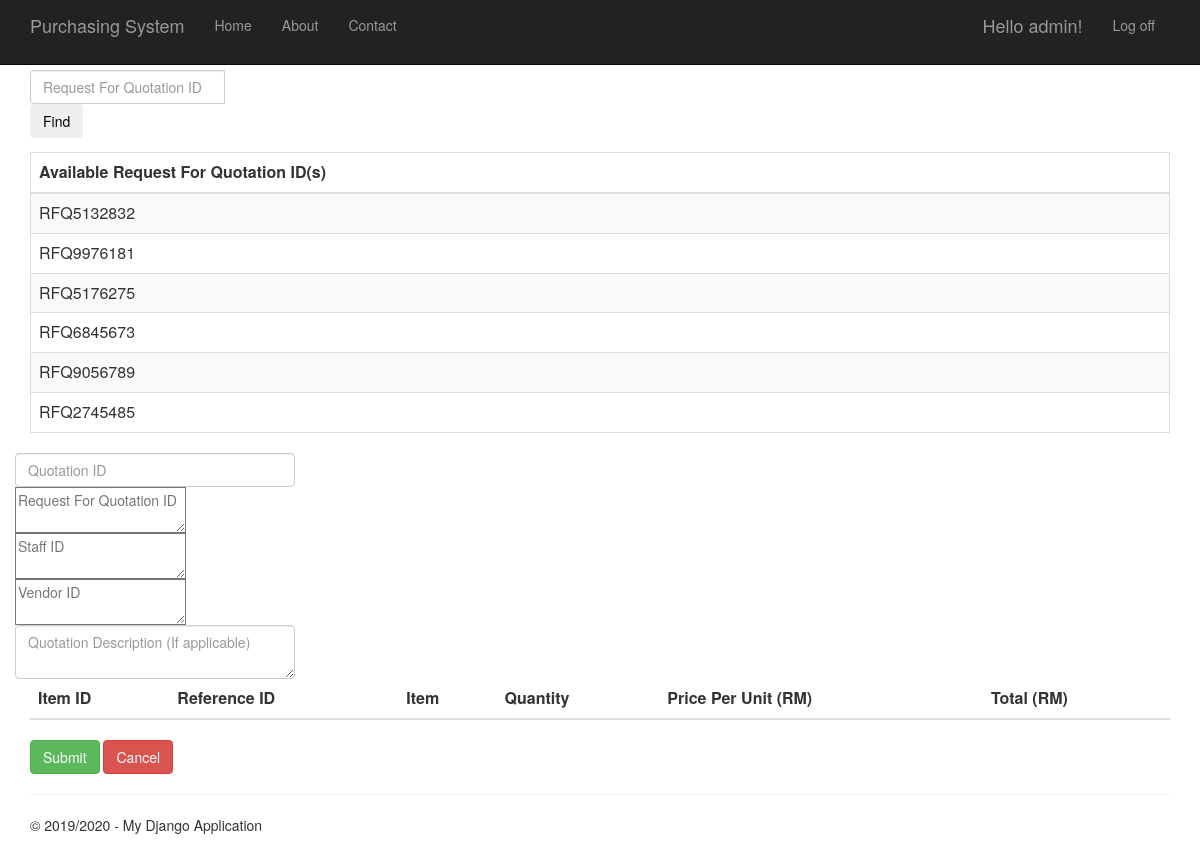
The app's page /quotationform (signed in) with its own data.
### RequestForQuotation/models.py (models this page shows, shortened)
class RequestForQuotation(models.Model):
    request_for_quotation_id = models.CharField(primary_key=True, max_length=10)
    time_created = models.DateTimeField()
    description = models.TextField(null=True,default=None, blank=True)
    total_price = models.DecimalField(max_digits=10, decimal_places=2, default=Decimal('0.00'))
    person_id = models.ForeignKey(Person, on_delete = models.CASCADE)
    vendor_id = models.ForeignKey(Vendor, on_delete = models.CASCADE)
    purchase_requisition_id = models.ForeignKey(PurchaseRequisition, on_delete = models.CASCADE)

### Quotation/views.py (the view)
# urls.py: url(r'^quotationform$', Quotation.views.quotationform, name="quotation_form"),
@login_required
def quotationform(request):
    quotationRequests = RequestForQuotation.objects.all()
    for r in quotationRequests:
        if Quotation.objects.filter(request_for_quotation_id_id = r.request_for_quotation_id).count() != 0:
            quotationRequests = quotationRequests.exclude(request_for_quotation_id=r.request_for_quotation_id)
    context = {
            'title':'Quotation Form',
            'year':'2019/2020',
            'qrows': quotationRequests
        }
    context['user'] = request.user
    return render(request,'Quotation/quotationform.html',context)

### Quotation/templates/Quotation/quotationform.html (shortened to what this page needs)
﻿{% extends "app/layout.html" %}
{% block content %}
<div class="formpurchaseorder margintop">
    <form class="quotationfind" action="fillingquotation" method="get">
        <div class="input-group mb-3">
            <input type="text" class="form-control" name="re_of_quo_id" id="re_of_quo_id" placeholder="Request For Quotation ID" aria-label="Request For Quotation ID"
                   aria-describedby="button-addon2">
            <div class="input-group-append">
                <button type="submit" class="btn btn-outline-info btn-hover btn-rounded waves-effect">Find</button>
            </div>
        </div>
    </form>
    {% if qrows.count > 0%}
    <div class="table-wrapper-scroll-y">
        <table class="table table-bordered table-striped mb-0">
            <thead>
                 <tr>
                    <th scope="col">Available Request For Quotation ID(s)</th>
                 </tr>
            </thead>
            <tbody>
            {% for r in qrows %}
                <tr>
                    <td>{{r.request_for_quotation_id}}</td>
                </tr>
            {% endfor %}
            </tbody>
        </table>
    </div>
    {% endif %}
    <form class="purchaseordersubmission" action="quotationconfirmation" method="POST">
        <div class="row margintop">
            <div class="col">
                <input type="text" class="form-control" name="quotation_id" value="{{quotation_id}}" placeholder="Quotation ID">
            </div>
            <div class="col">
                <textarea type="text" class="poform-control" name="request_for_quotation_id" placeholder="Request For Quotation ID">{{request_for_quotation_id}}</textarea>
            </div>
            <div class="col">
                <textarea type="text" class="poform-control" name="staff_id" placeholder="Staff ID">{{staff_id}}</textarea>
            </div>
            <div class="col">
                <textarea type="text" class="poform-control" name="vendor_id" placeholder="Vendor ID">{{vendor_id}}</textarea>
            </div>
        </div>
        <div class="row margintop">
            <div class="col">
                <textarea type="text" class="form-control" name="description" id="description" placeholder="Quotation Description (If applicable)"></textarea>
            </div>
        </div>
        <table class="table table-striped margintop" name="items" id="items">
            <thead>
                <tr>
                    <th scope="col">Item ID</th>
                    <th scope="col">Reference ID</th>
                    <th scope="col">Item</th>
                    <th scope="col">Quantity</th>
                    <th scope="col">Price Per Unit (RM)</th>
                    <th scope="col">Total (RM)</th>
                </tr>
            </thead>
        </table>
        <div class="margintop">
            <button type="submit" class="btn btn-success btn-square buttonsize">Submit</button>
            <a class="btn btn-danger btn-square buttonsize" href="/menu">Cancel</a>
        </div>
    </form>
</div>
{% endblock %}

### app/templates/app/loginpartial.html (shortened to what this page needs)
{% if user.is_authenticated %}
<form id="logoutForm" action="/logout" method="post" class="navbar-right">
    <ul class="nav navbar-nav navbar-right">
        <li><span class="navbar-brand">Hello {{ user.username }}!</span></li>
        <li><a href="javascript:document.getElementById('logoutForm').submit()">Log off</a></li>
    </ul>
</form>
{% else %}
<ul class="nav navbar-nav navbar-right">
    <li><a href="{% url 'login' %}">Log in</a></li>
</ul>
{% endif %}

### app/static/app/content/site.css (style rules this page uses)
body { padding-top: 50px; padding-bottom: 20px; }
input, select, textarea { max-width: 280px; }

### records on screen
RequestForQuotation: request_for_quotation_id "RFQ5132832"
RequestForQuotation: request_for_quotation_id "RFQ9976181"
RequestForQuotation: request_for_quotation_id "RFQ5176275"
RequestForQuotation: request_for_quotation_id "RFQ6845673"
RequestForQuotation: request_for_quotation_id "RFQ9056789"
RequestForQuotation: request_for_quotation_id "RFQ2745485"

### other values on screen
{{ user.username }} "admin"
{{ year }} "2019/2020"
